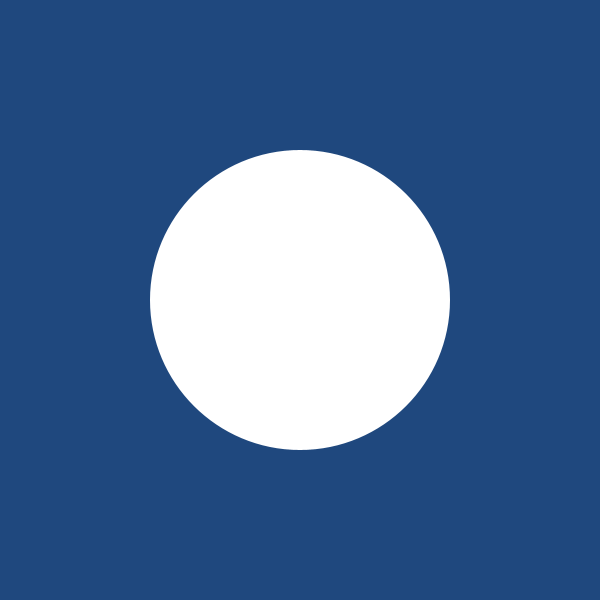
Frame 1 (no input)
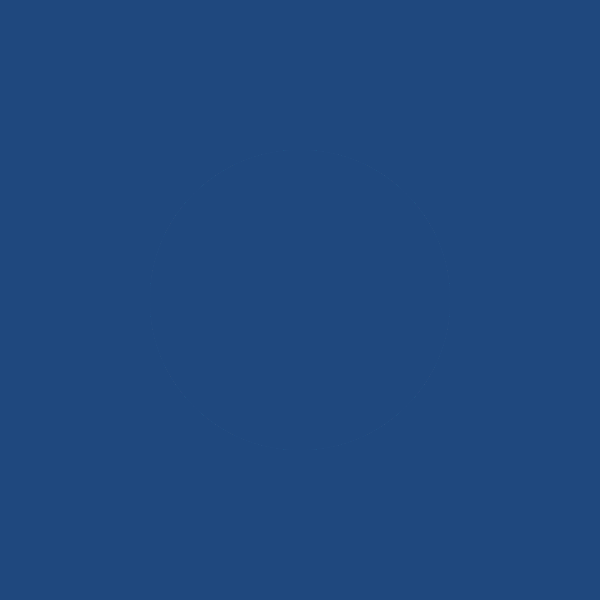
Frame 60 (the mouse pressed at the canvas centre just before this capture)
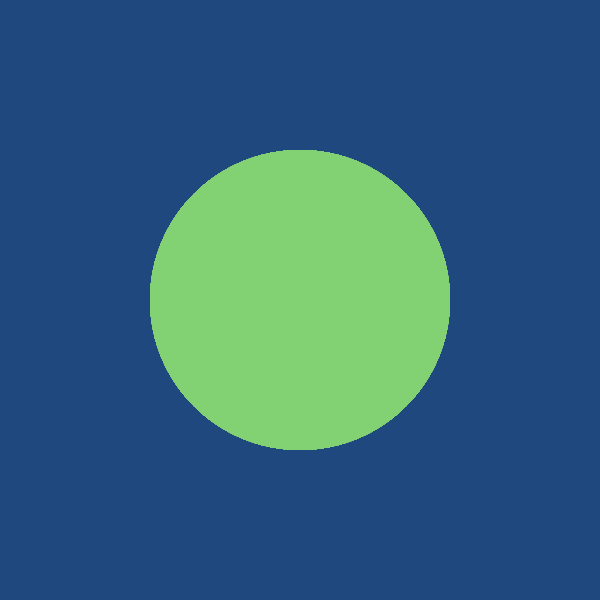
Frame 120 (the mouse held since frame 60 and released just before this capture)

The Processing sketch that drew these frames (run headless with seeded random() and noise(); from frame 60 on, the mouse is pressed at the canvas centre):

// Processing sketch: c_LogicalDot
// ── c_LogicalDot.pde

void setup() {
  background(#1F487E);
// 1. Set the size of the sketch. Make it 600 pixels square. 
  size(600,600);
noStroke();
}

void draw() {
  
// 2. Draw an ellipse
// Run the program to make sure it works before moving on.
ellipse(300,300, 300,300);

// 3. Change the color of the ellipse when the mouse is pressed.
//    Use the following code, but put your colors where indicated
//    Remember to use the   fill()  command to set colors.

if (mousePressed) {
 fill(#82D173);
   //  put one color here 
  
} else {
  fill(#1F487E);
   // put a different color here
  
}  
  
  
  
}
